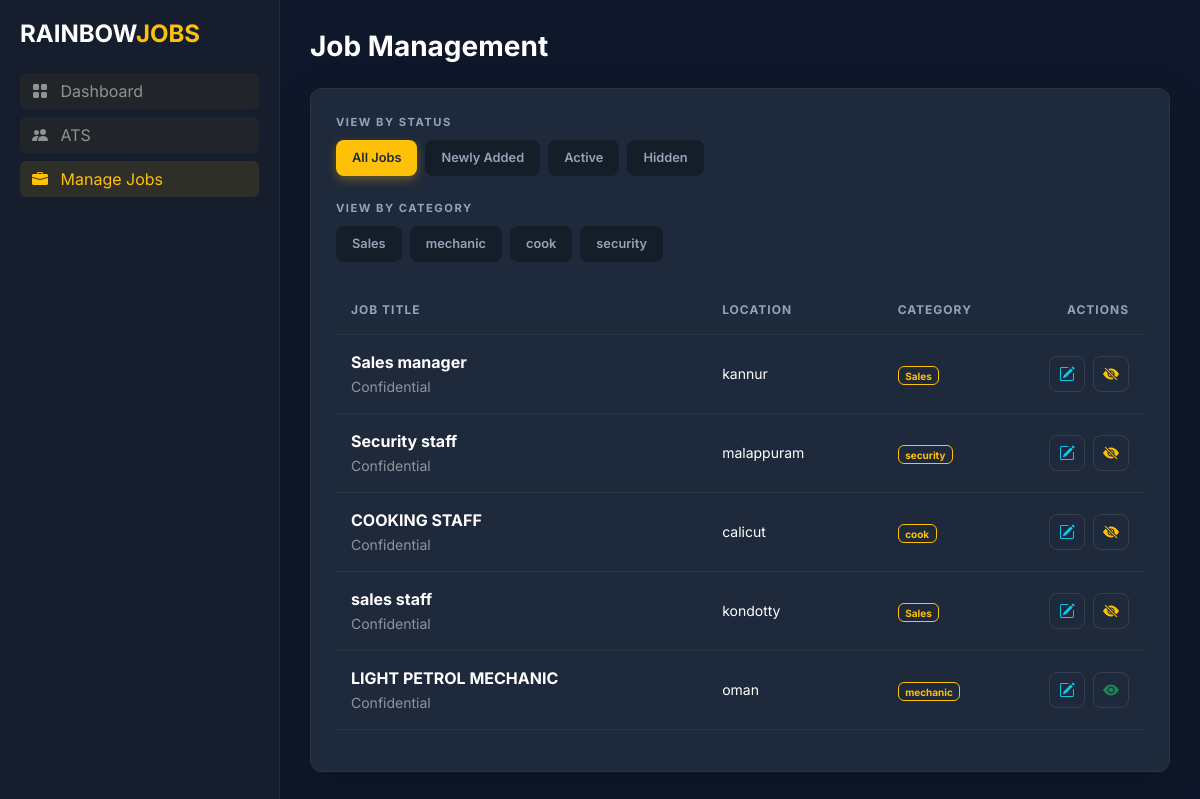
Screenshot of /management/command-center/jobs/ (signed in) with the database file from the repository.
### jobs/models.py (models this page shows, shortened)
class Category(models.Model):
    name = models.CharField(max_length=100, unique=True)
    description = models.TextField(blank=True, null=True)
    class Meta:
        verbose_name_plural = "Categories"

class Job(models.Model):
    GENDER_CHOICES = [
        ('Any', 'Male / Female'),
        ('Male', 'Male Only'),
        ('Female', 'Female Only'),
    ]
    title = models.CharField(max_length=200) # e.g., "SALES STAFF", "LIGHT PETROL MECHANIC"
    category = models.ForeignKey(Category, on_delete=models.SET_NULL, null=True, related_name='jobs')
    company_name = models.CharField(max_length=200, blank=True, null=True) # E.g., "Gas Stove Agency"
    location = models.CharField(max_length=150) # e.g., "Kondotty", "Oman"
    description = models.TextField(help_text="Main Malayalam/English description")
    gender = models.CharField(max_length=10, choices=GENDER_CHOICES, default='Any')
    salary = models.CharField(max_length=100) # e.g., "13600 + incentive" or "38000 to 43000"
    experience = models.CharField(max_length=100, blank=True, null=True) # e.g., "Freshers & Experience" or "2 year or 3 year"
    timing = models.CharField(max_length=100, blank=True, null=True) # e.g., "09.30 am to 05.00 pm"
    benefits = models.TextField(blank=True, null=True, help_text="e.g., ESI & PF, Food & Accommodation")
    requirements = models.TextField(blank=True, null=True, help_text="e.g., Two wheeler must, Arabic knowledge must")
    is_urgent = models.BooleanField(default=False, help_text="Check this to show 📢 URGENT VACANCY tag")
    contact_info = models.CharField(max_length=100) # e.g., "8590667410"
    posted_by = models.ForeignKey(User, on_delete=models.CASCADE)
    created_at = models.DateTimeField(default=timezone.now)
    is_active = models.BooleanField(default=True)

### portal_admin/views.py (the view)
# urls.py: path('command-center/jobs/', views.manage_jobs, name='manage_jobs'),
@login_required(login_url='login')
@user_passes_test(is_admin, login_url='home')
def manage_jobs(request):
    jobs = Job.objects.all().order_by('-created_at')
    categories = Category.objects.all() # Fetch categories for the filter tabs
    context = {
        'jobs': jobs,
        'categories': categories
    }
    return render(request, 'admin/admin_manage_jobs.html', context)

### portal_admin/views.py (called while the page is built)
def is_admin(user):
    return user.is_authenticated and user.is_superuser

### templates/admin/admin_manage_jobs.html (shortened to what this page needs)
{% load static %}
<!DOCTYPE html>
<html lang="en">
<head>
    <link href="https://cdn.jsdelivr.net/npm/bootstrap@5.3.0/dist/css/bootstrap.min.css" rel="stylesheet">
    <link rel="stylesheet" href="https://cdn.jsdelivr.net/npm/bootstrap-icons@1.10.5/font/bootstrap-icons.css">
</head>
<body>
    <nav class="sidebar" id="sidebar" style="width: 280px; height: 100vh; position: fixed; background: #161e2e; padding: 20px; border-right: 1px solid rgba(255,255,255,0.05);">
        <h4 class="text-white fw-bold mb-4">RAINBOW<span style="color:#ffc107">JOBS</span></h4>
        <div class="d-flex flex-column gap-2">
            <a href="{% url 'admin_dashboard' %}" class="btn btn-dark text-start border-0 text-white-50"><i class="bi bi-grid-fill me-2"></i> Dashboard</a>
            <a href="{% url 'all_applications' %}" class="btn btn-dark text-start border-0 text-white-50"><i class="bi bi-people-fill me-2"></i> ATS</a>
            <a href="{% url 'manage_jobs' %}" class="btn btn-dark text-start border-0 text-white" style="background: rgba(255,193,7,0.1); color:#ffc107 !important;"><i class="bi bi-briefcase-fill me-2"></i> Manage Jobs</a>
        </div>
    </nav>
    <main class="main-content">
        <h3 class="text-white fw-bold mb-4">Job Management</h3>
        <div class="custom-card shadow-lg">
            <div class="mb-4">
                <div class="filter-group-title">View By Status</div>
                <div class="job-tabs">
                    <button class="job-tab filter-btn active" data-type="status" data-target="all">All Jobs</button>
                    <button class="job-tab filter-btn" data-type="new" data-target="true">Newly Added</button>
                    <button class="job-tab filter-btn" data-type="status" data-target="active">Active</button>
                    <button class="job-tab filter-btn" data-type="status" data-target="hidden">Hidden</button>
                </div>
            </div>
            <div class="mb-4">
                <div class="filter-group-title">View By Category</div>
                <div class="job-tabs">
                    {% for cat in categories %}
                        <button class="job-tab filter-btn" data-type="category" data-target="{{ cat.name|slugify }}">{{ cat.name }}</button>
                    {% endfor %}
                </div>
            </div>
            <div class="table-responsive">
                <table class="table table-custom">
                    <thead>
                        <tr>
                            <th>Job Title</th>
                            <th>Location</th>
                            <th>Category</th>
                            <th>Status</th>
                            <th class="col-actions">Actions</th>
                        </tr>
                    </thead>
                    <tbody>
                        {% for job in jobs %}
                        <tr class="job-row"
                            data-status="{% if job.is_active %}active{% else %}hidden{% endif %}"
                            data-category="{{ job.category.name|slugify }}"
                            data-new="{% if forloop.counter <= 10 %}true{% else %}false{% endif %}">
                            <td>
                                <strong class="d-block">{{ job.title }}</strong>
                                <small class="text-white-50">{{ job.company_name|default:"Confidential" }}</small>
                            </td>
                            <td class="text-white-50 small">{{ job.location }}</td>
                            <td><span class="badge border border-warning text-warning" style="font-size: 10px;">{{ job.category.name }}</span></td>
                            <td>
                                {% if job.is_active %}
                                    <span class="text-success fw-bold small">Visible</span>
                                {% else %}
                                    <span class="text-muted fw-bold small">Hidden</span>
                                {% endif %}
                            </td>
                            <td class="col-actions">
                                <div class="d-flex justify-content-end gap-2">
                                    <a href="{% url 'edit_job' job.id %}" class="btn-action" title="Edit">
                                        <i class="bi bi-pencil-square text-info"></i>
                                    </a>
                                    <a href="{% url 'toggle_job_status' job.id %}" class="btn-action" title="Toggle">
                                        {% if job.is_active %}
                                            <i class="bi bi-eye-slash-fill text-warning"></i>
                                        {% else %}
                                            <i class="bi bi-eye-fill text-success"></i>
                                        {% endif %}
                                    </a>
                                </div>
                            </td>
                        </tr>
                        {% endfor %}
                    </tbody>
                </table>
            </div>
        </div>
    </main>
</body>
</html>

### templates/admin/admin_manage_jobs.html (style rules this page uses)
body { background-color: #0f172a; color: #ffffff; font-family: 'Inter', sans-serif; margin: 0; }
.main-content { margin-left: 280px; width: calc(100% - 280px); padding: 30px; }
.custom-card { background-color: #1e293b; border-radius: 12px; border: 1px solid rgba(255,255,255,0.05); padding: 25px; }
.table-responsive { overflow-x: auto !important; position: relative; }
.table-custom { width: 100%; min-width: 1000px; border-collapse: separate; border-spacing: 0; }
.table-custom thead th, .table-custom tbody tr, .table-custom tbody td { background-color: #1e293b !important; color: #ffffff !important; border-bottom: 1px solid rgba(255,255,255,0.05) !important; padding: 15px; vertical-align: middle; }
.table-custom thead th { color: #94a3b8 !important; font-size: 0.75rem; text-transform: uppercase; letter-spacing: 1px; }
.col-actions { position: sticky !important; right: 0; z-index: 10; background-color: #1e293b !important; width: 160px; text-align: right; box-shadow: -10px 0 15px rgba(0,0,0,0.4); }
.filter-group-title { font-size: 0.7rem; color: #94a3b8; text-transform: uppercase; letter-spacing: 1.5px; margin-bottom: 10px; font-weight: 700; }
.job-tabs { display: flex; flex-wrap: wrap; gap: 8px; margin-bottom: 20px; }
.job-tab { background: rgba(0,0,0,0.3); border: 1px solid rgba(255,255,255,0.1); color: #94a3b8; font-weight: 600; font-size: 0.8rem; padding: 8px 16px; border-radius: 8px; border: none; transition: 0.2s; }
.job-tab.active { color: #1e293b; background: #ffc107; box-shadow: 0 4px 10px rgba(255, 193, 7, 0.3); }
.btn-action { display: inline-flex; align-items: center; justify-content: center; width: 36px; height: 36px; border-radius: 8px; border: 1px solid rgba(255,255,255,0.1); color: #fff; text-decoration: none; }

### rows the page displays
Category: name "Sales"
Category: name "mechanic"
Category: name "cook"
Category: name "security"
Job: title "Sales manager", company_name "Confidential", location "kannur", category.name "Sales", is_active True (drawn)
Job: title "Security staff", company_name "Confidential", location "malappuram", category.name "security", is_active True (drawn)
Job: title "COOKING STAFF", company_name "Confidential", location "calicut", category.name "cook", is_active True (drawn)
Job: title "sales staff", company_name "Confidential", location "kondotty", category.name "Sales", is_active True (drawn)
Job: title "LIGHT PETROL MECHANIC", company_name "Confidential", location "oman", category.name "mechanic", is_active False (drawn)
